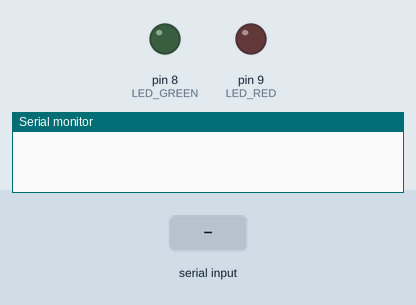
Recording of a sketch running on a simulated Arduino Uno, built with avr-gcc and run on an emulated ATmega328P. Parts: output pins drawn as LEDs (lit = HIGH), the last lines printed to the serial monitor. The inputs (shaded band) are chosen by the test bench.

Above: at 1.2 s.
1.3 s: "SUCCESS\n" received over Serial
At 2.4 s:
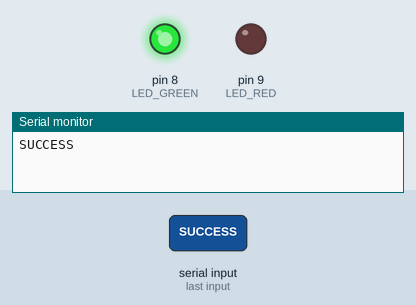
Timing chart, 0 to 17.8 s (numbered marks = the images above; inputs shaded):
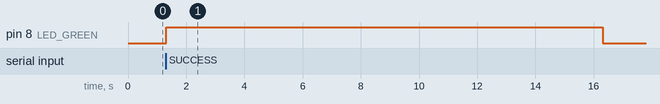

The sketch:

KeyActionArduino.ino
```cpp
#define LED_GREEN 8
#define LED_RED 9

void setup() {
  Serial.begin(9600);
  pinMode(LED_GREEN, OUTPUT);
  pinMode(LED_RED, OUTPUT);
}

void loop() {

  if (Serial.available() > 0) {
    String msg = Serial.readStringUntil('\n');

    Serial.println(msg);

    if (msg == "SUCCESS") {
      digitalWrite(LED_GREEN, HIGH);
      digitalWrite(LED_RED, LOW);
      delay(15000);
    } else if (msg == "FAILED") {
      digitalWrite(LED_RED, HIGH);
      digitalWrite(LED_GREEN, LOW);
      delay(15000);
    }
  } else {
    digitalWrite(LED_GREEN, LOW);
    digitalWrite(LED_RED, LOW);
  }

}
```

Measured:
- after the input at 1.3 s, pin 8 (LED_GREEN): LOW → HIGH at once, → LOW 15.0 s later
